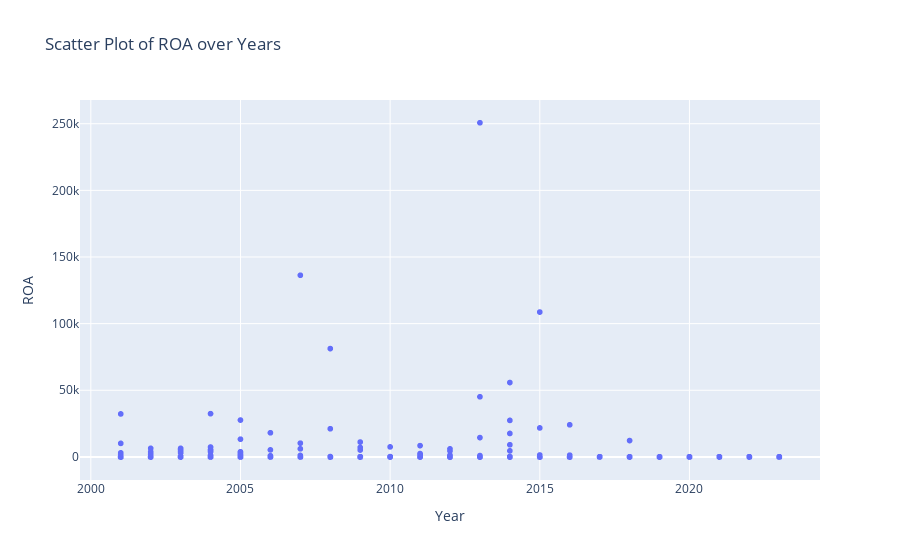

Here is the notebook cell this chart was saved with:
### Code cell
fig = px.scatter(df, x='date', y='ROA_BASED_ON_BOTTOM_EPS', title="Scatter Plot of ROA over Years", 
                 labels={'date': 'Year', 'ROA_BASED_ON_BOTTOM_EPS': 'ROA'})

# Show plot
fig.show()

### Figure 1 — Plotly figure (JSON) as saved in the notebook; plotly's stock layout.template omitted (floating-point values rounded to 4 significant figures; data arrays with more than 128 entries replaced by an {"elided": "..."} marker saying what was removed)
{"data": [{"hovertemplate": "Year=%{x}<br>ROA=%{y}<extra></extra>", "legendgroup": "", "marker": {"color": "#636efa", "symbol": "circle"}, "mode": "markers", "name": "", "showlegend": false, "type": "scattergl", "x": {"elided": "9498 int values"}, "xaxis": "x", "y": {"elided": "9498 float values"}, "yaxis": "y"}], "layout": {"legend": {"tracegroupgap": 0}, "title": {"text": "Scatter Plot of ROA over Years"}, "xaxis": {"anchor": "y", "domain": [0, 1], "title": {"text": "Year"}}, "yaxis": {"anchor": "x", "domain": [0, 1], "title": {"text": "ROA"}}}}
